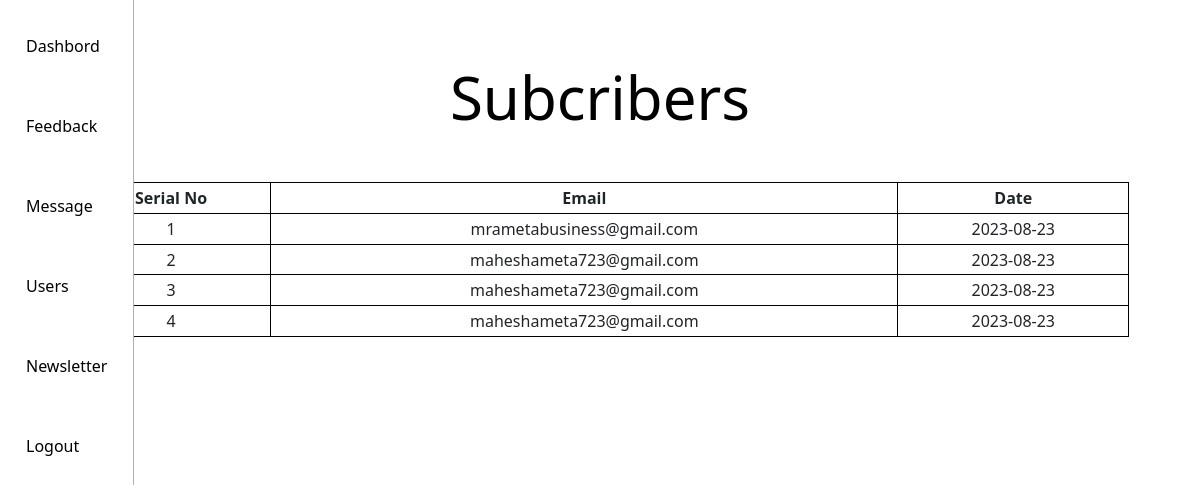
/admin/dashbord/newsletter_disp.php (signed in), run on the app's committed database.
### tables this page shows
CREATE TABLE `newsletter` (
  `id` int(11) NOT NULL,
  `email` varchar(255) NOT NULL,
  `date` date NOT NULL DEFAULT current_timestamp()
);

### admin/dashbord/newsletter_disp.php (the view, shortened to what this page needs)
<?php include("header.php");
include("conn.php");
  $sql = "Select * from newsletter";
  $result = mysqli_query($con, $sql);
?>
<head>
</head>
<main>
    <?php include("sidebar.php")?>
  <section>
    <div class="content-page">
        <h1>Subcribers</h1>
        <table style="width:90%; height:20%">
            <tr>
                <th>Serial No</th>
                <th>Email</th>
                <th>Date</th>
            </tr>
           <?php
           while($row=mysqli_fetch_row($result)) {
                echo "
            <tr>
                <td>$row[0]</td>
                <td>$row[1]</td>
                <td>$row[2]</td>
            </tr>
            ";
            }
           ?>
        </table>
    </div>
  </section>
</main>

### admin/dashbord/dashbord.css (style rules this page uses)
* { margin: 0px; padding: 0px; box-sizing: border-box; }
main { display: flex; }
section { flex: 1; min-height: 100vh; position: relative; background-color: var(--section); }
.content-page { height: 100%; display: flex; flex-direction: column; width: 100%; justify-content: top; align-items: center; padding: 1%; }
.content-page h1 { font-size: 60px; line-height: 70px; text-align: center; margin: 50px 0; color: var(--black); }

### admin/dashbord/newsletter_disp.php (style rules this page uses)
table, th, td { border: 1px solid black; text-align:center; }

### data on the page
newsletter: id "1", email "mrametabusiness@gmail.com", date "2023-08-23"
newsletter: id "2", email "maheshameta723@gmail.com", date "2023-08-23"
newsletter: id "3", email "maheshameta723@gmail.com", date "2023-08-23"
newsletter: id "4", email "maheshameta723@gmail.com", date "2023-08-23"
